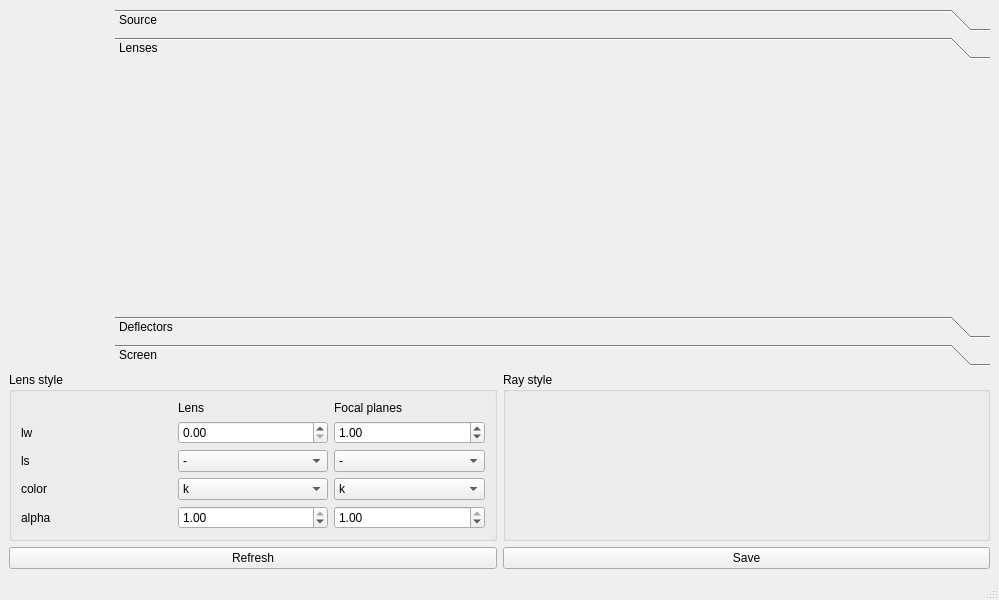
<?xml version="1.0" encoding="UTF-8"?>
<ui version="4.0">
 <class>MainWindow</class>
 <widget class="QMainWindow" name="MainWindow">
  <property name="geometry">
   <rect>
    <x>0</x>
    <y>0</y>
    <width>999</width>
    <height>600</height>
   </rect>
  </property>
  <property name="windowTitle">
   <string>MainWindow</string>
  </property>
  <widget class="QWidget" name="centralwidget">
   <layout class="QVBoxLayout" name="verticalLayout">
    <item>
     <layout class="QHBoxLayout" name="horizontalLayout_2">
      <item>
       <widget class="QWidget" name="plotWidget" native="true">
        <property name="sizePolicy">
         <sizepolicy hsizetype="Maximum" vsizetype="Maximum">
          <horstretch>0</horstretch>
          <verstretch>0</verstretch>
         </sizepolicy>
        </property>
        <property name="minimumSize">
         <size>
          <width>100</width>
          <height>100</height>
         </size>
        </property>
       </widget>
      </item>
      <item>
       <widget class="QToolBox" name="toolBox">
        <property name="sizePolicy">
         <sizepolicy hsizetype="Preferred" vsizetype="Preferred">
          <horstretch>0</horstretch>
          <verstretch>0</verstretch>
         </sizepolicy>
        </property>
        <property name="currentIndex">
         <number>1</number>
        </property>
        <widget class="QWidget" name="source">
         <property name="geometry">
          <rect>
           <x>0</x>
           <y>0</y>
           <width>847</width>
           <height>250</height>
          </rect>
         </property>
         <attribute name="label">
          <string>Source</string>
         </attribute>
         <layout class="QVBoxLayout" name="verticalLayout_2">
          <item>
           <layout class="QGridLayout" name="gridLayout">
            <item row="0" column="0">
             <widget class="QLabel" name="label">
              <property name="text">
               <string>Position</string>
              </property>
             </widget>
            </item>
            <item row="0" column="1">
             <widget class="QDoubleSpinBox" name="doubleSpinBox"/>
            </item>
            <item row="1" column="1">
             <widget class="QDoubleSpinBox" name="doubleSpinBox_2"/>
            </item>
            <item row="1" column="0">
             <widget class="QLabel" name="label_2">
              <property name="text">
               <string>Size</string>
              </property>
             </widget>
            </item>
            <item row="2" column="0">
             <widget class="QLabel" name="label_3">
              <property name="text">
               <string>Offset</string>
              </property>
             </widget>
            </item>
            <item row="2" column="1">
             <widget class="QDoubleSpinBox" name="doubleSpinBox_3"/>
            </item>
           </layout>
          </item>
          <item>
           <widget class="QGroupBox" name="groupBox">
            <property name="title">
             <string>Angles</string>
            </property>
            <layout class="QVBoxLayout" name="verticalLayout_3">
             <item>
              <widget class="QDoubleSpinBox" name="doubleSpinBox_4">
               <property name="suffix">
                <string> deg</string>
               </property>
              </widget>
             </item>
             <item>
              <spacer name="verticalSpacer">
               <property name="orientation">
                <enum>Qt::Vertical</enum>
               </property>
               <property name="sizeHint" stdset="0">
                <size>
                 <width>20</width>
                 <height>40</height>
                </size>
               </property>
              </spacer>
             </item>
             <item>
              <widget class="QPushButton" name="pushButton">
               <property name="text">
                <string>Add</string>
               </property>
              </widget>
             </item>
             <item>
              <widget class="QPushButton" name="pushButton_2">
               <property name="text">
                <string>Remove</string>
               </property>
              </widget>
             </item>
            </layout>
           </widget>
          </item>
         </layout>
        </widget>
        <widget class="QWidget" name="Lenses">
         <property name="geometry">
          <rect>
           <x>0</x>
           <y>0</y>
           <width>868</width>
           <height>183</height>
          </rect>
         </property>
         <attribute name="label">
          <string>Lenses</string>
         </attribute>
        </widget>
        <widget class="QWidget" name="deflectors">
         <property name="geometry">
          <rect>
           <x>0</x>
           <y>0</y>
           <width>868</width>
           <height>183</height>
          </rect>
         </property>
         <attribute name="label">
          <string>Deflectors</string>
         </attribute>
        </widget>
        <widget class="QWidget" name="screen">
         <property name="geometry">
          <rect>
           <x>0</x>
           <y>0</y>
           <width>868</width>
           <height>183</height>
          </rect>
         </property>
         <attribute name="label">
          <string>Screen</string>
         </attribute>
         <layout class="QVBoxLayout" name="verticalLayout_4">
          <item>
           <layout class="QGridLayout" name="gridLayout_2">
            <item row="0" column="0">
             <widget class="QLabel" name="label_4">
              <property name="text">
               <string>Position</string>
              </property>
             </widget>
            </item>
            <item row="1" column="1">
             <widget class="QDoubleSpinBox" name="doubleSpinBox_6"/>
            </item>
            <item row="0" column="1">
             <widget class="QDoubleSpinBox" name="doubleSpinBox_5"/>
            </item>
            <item row="1" column="0">
             <widget class="QLabel" name="label_5">
              <property name="text">
               <string>Size</string>
              </property>
             </widget>
            </item>
           </layout>
          </item>
         </layout>
        </widget>
       </widget>
      </item>
     </layout>
    </item>
    <item>
     <layout class="QHBoxLayout" name="horizontalLayout_3">
      <item>
       <widget class="QGroupBox" name="groupBox_3">
        <property name="title">
         <string>Lens style</string>
        </property>
        <layout class="QGridLayout" name="gridLayout_3">
         <item row="3" column="0">
          <widget class="QLabel" name="label_8">
           <property name="text">
            <string>color</string>
           </property>
          </widget>
         </item>
         <item row="2" column="1">
          <widget class="QComboBox" name="comboBox_2">
           <item>
            <property name="text">
             <string>-</string>
            </property>
           </item>
           <item>
            <property name="text">
             <string>--</string>
            </property>
           </item>
           <item>
            <property name="text">
             <string>.</string>
            </property>
           </item>
           <item>
            <property name="text">
             <string>.-</string>
            </property>
           </item>
          </widget>
         </item>
         <item row="3" column="1">
          <widget class="QComboBox" name="comboBox">
           <item>
            <property name="text">
             <string>k</string>
            </property>
           </item>
          </widget>
         </item>
         <item row="0" column="1">
          <widget class="QLabel" name="label_10">
           <property name="text">
            <string>Lens</string>
           </property>
          </widget>
         </item>
         <item row="2" column="0">
          <widget class="QLabel" name="label_7">
           <property name="text">
            <string>ls</string>
           </property>
          </widget>
         </item>
         <item row="4" column="1">
          <widget class="QDoubleSpinBox" name="doubleSpinBox_8">
           <property name="maximum">
            <double>1.000000000000000</double>
           </property>
           <property name="value">
            <double>1.000000000000000</double>
           </property>
          </widget>
         </item>
         <item row="1" column="1">
          <widget class="QDoubleSpinBox" name="doubleSpinBox_7"/>
         </item>
         <item row="1" column="0">
          <widget class="QLabel" name="label_6">
           <property name="text">
            <string>lw</string>
           </property>
          </widget>
         </item>
         <item row="4" column="0">
          <widget class="QLabel" name="label_9">
           <property name="text">
            <string>alpha</string>
           </property>
          </widget>
         </item>
         <item row="0" column="2">
          <widget class="QLabel" name="label_11">
           <property name="text">
            <string>Focal planes</string>
           </property>
          </widget>
         </item>
         <item row="1" column="2">
          <widget class="QDoubleSpinBox" name="doubleSpinBox_9">
           <property name="value">
            <double>1.000000000000000</double>
           </property>
          </widget>
         </item>
         <item row="2" column="2">
          <widget class="QComboBox" name="comboBox_3">
           <item>
            <property name="text">
             <string>-</string>
            </property>
           </item>
           <item>
            <property name="text">
             <string>--</string>
            </property>
           </item>
           <item>
            <property name="text">
             <string>.</string>
            </property>
           </item>
           <item>
            <property name="text">
             <string>.-</string>
            </property>
           </item>
          </widget>
         </item>
         <item row="3" column="2">
          <widget class="QComboBox" name="comboBox_4">
           <item>
            <property name="text">
             <string>k</string>
            </property>
           </item>
          </widget>
         </item>
         <item row="4" column="2">
          <widget class="QDoubleSpinBox" name="doubleSpinBox_10">
           <property name="maximum">
            <double>1.000000000000000</double>
           </property>
           <property name="value">
            <double>1.000000000000000</double>
           </property>
          </widget>
         </item>
        </layout>
       </widget>
      </item>
      <item>
       <widget class="QGroupBox" name="groupBox_2">
        <property name="title">
         <string>Ray style</string>
        </property>
       </widget>
      </item>
     </layout>
    </item>
    <item>
     <layout class="QHBoxLayout" name="horizontalLayout">
      <item>
       <widget class="QPushButton" name="refreshButton">
        <property name="text">
         <string>Refresh</string>
        </property>
       </widget>
      </item>
      <item>
       <widget class="QPushButton" name="saveButton">
        <property name="text">
         <string>Save</string>
        </property>
       </widget>
      </item>
     </layout>
    </item>
   </layout>
  </widget>
  <widget class="QMenuBar" name="menubar">
   <property name="geometry">
    <rect>
     <x>0</x>
     <y>0</y>
     <width>999</width>
     <height>26</height>
    </rect>
   </property>
  </widget>
  <widget class="QStatusBar" name="statusbar"/>
 </widget>
 <resources/>
 <connections/>
</ui>
